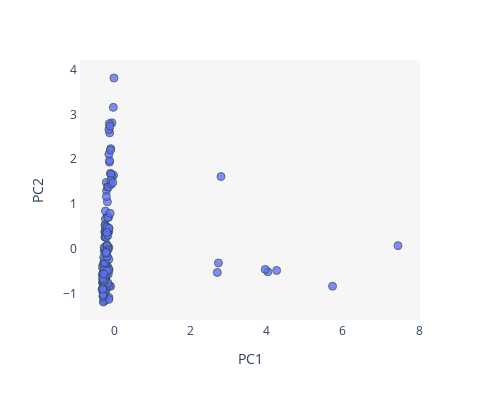

The notebook cell this image was saved under:
### Code cell
# Plot for Supplemental

fig = px.scatter(x=pcs[:, 0], y=pcs[:, 1], 
#                 color=colors,
#                 color_discrete_sequence=["#7D9D33", "#CD8862"],
                 width=500, height=400)

fig.update_traces(marker=dict(size=8, opacity=0.8, line=dict(width=1, color='DarkSlateGray')))
fig.update_layout(showlegend=False)
fig.update_layout(xaxis=dict(showgrid=False, zeroline=False, showline=True, title="PC1"))
fig.update_layout(yaxis=dict(showgrid=False, zeroline=False, showline=True, title="PC2"))
fig.update_layout(paper_bgcolor="white")
fig.update_layout(plot_bgcolor="#f6f6f6")
fig.write_image("mean_pca.svg")
fig

### Figure 1 — Plotly figure (JSON) as saved in the notebook; plotly's stock layout.template omitted (floating-point values rounded to 4 significant figures; data arrays with more than 128 entries replaced by an {"elided": "..."} marker saying what was removed)
{"data": [{"hovertemplate": "x=%{x}<br>y=%{y}<extra></extra>", "legendgroup": "", "marker": {"color": "#636efa", "line": {"color": "DarkSlateGray", "width": 1}, "opacity": 0.8, "size": 8, "symbol": "circle"}, "mode": "markers", "name": "", "orientation": "v", "showlegend": false, "type": "scatter", "x": {"elided": "169 float values"}, "xaxis": "x", "y": {"elided": "169 float values"}, "yaxis": "y"}], "layout": {"height": 400, "legend": {"tracegroupgap": 0}, "margin": {"t": 60}, "paper_bgcolor": "white", "plot_bgcolor": "#f6f6f6", "showlegend": false, "width": 500, "xaxis": {"anchor": "y", "autorange": true, "domain": [0, 1], "range": [-0.8939, 8.026], "showgrid": false, "showline": true, "title": {"text": "PC1"}, "type": "linear", "zeroline": false}, "yaxis": {"anchor": "x", "autorange": true, "domain": [0, 1], "range": [-1.583, 4.213], "showgrid": false, "showline": true, "title": {"text": "PC2"}, "type": "linear", "zeroline": false}}}
